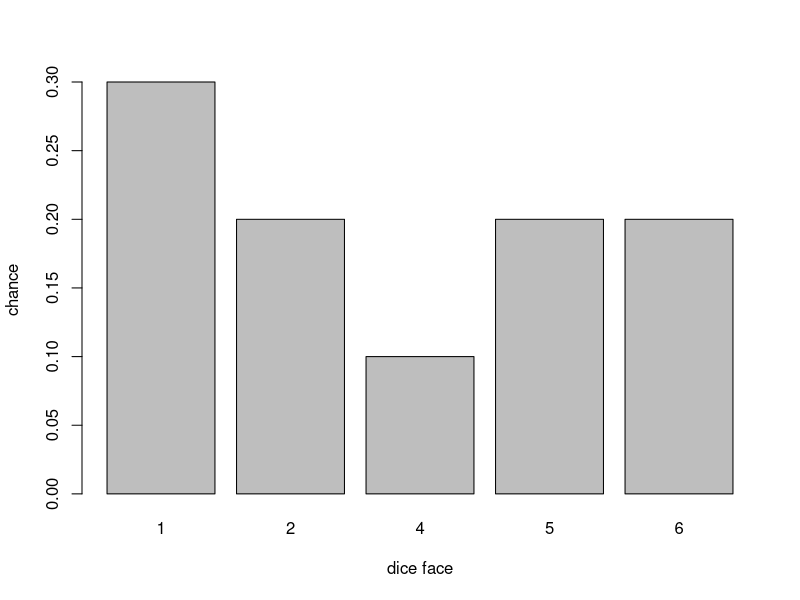

This chart was generated by the following R code:
## ---- chunk 1
sample(c("H", "T"), 5, replace = T)
sample(c("H", "T"), 5, replace = T)
## ---- chunk 2
set.seed(1)  # ensures the same simulation, "1" can be whatever you choose
sample(c("H", "T"), 5, replace = T)
set.seed(1)
sample(c("H", "T"), 5, replace = T)
## ---- chunk 3
set.seed(1) 
sample(c("H", "T"), 1, replace = T)
## ---- chunk 4
set.seed(1)
sample(c("H", "T"), 1, replace = T,prob = c(0.9, 0.1))
## ---- chunk 5
set.seed(1)
sample1 = sample(c("H", "T"), 10,replace=T)
table(sample1)/10
## ---- chunk 6
set.seed(1)
replicate(10, sample(c("H", "T"),1,replace=T))
## ---- chunk 7
set.seed(1)
rbinom(n = 10, 1, 0.5)
## ---- chunk 8
set.seed(1)
sample(c(1:6), 1, replace = T)
## ---- chunk 9
set.seed(1)
sample(c(1:6), 1, replace = T,prob = c(0.1,0.2,0.3,0.2,0.1,0.1))
## ---- chunk 10
set.seed(1)
sample(c(1:6), 10, replace = T)
table(sample(c(1:6), 10, replace = T))/10
barplot(table(sample(c(1:6), 10, replace = T))/10, xlab="dice face", ylab="chance")
## ---- chunk 11
set.seed(1)
table(replicate(10, sample(c(1:6), 10, replace = T)))
## ---- chunk 12
tossdie = function() {
    rolls = sample(1:6, size = 10, replace = TRUE)
    condition = sum(rolls == 6) > 0
    return(condition)
}
# Simulate 10000 times
sim = replicate(10000, tossdie())
sum(sim)/length(sim)
## ---- chunk 13
dbinom(4,10,0.3)
## ---- chunk 14
pbinom(5,10,0.3)
